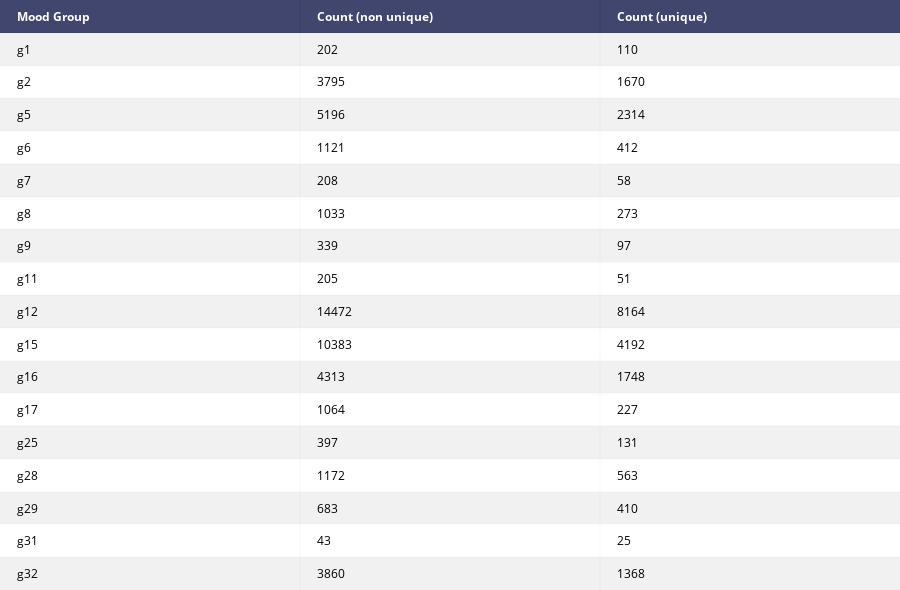

The notebook cell saved with this chart:
### Code cell
count_table = [["Mood Group", "Count (non unique)", "Count (unique)"]]

unique_set = ama_nodup_data[ama_nodup_data["mood_count"] == 1] # Remove rows with more than one label

ama_nodup_data["g16"].value_counts()

for group in groups:
    count_table.append([group, ama_nodup_data[group].value_counts()[1],  unique_set[group].value_counts()[1]])
    
table = ff.create_table(count_table)
iplot(table)

### Figure 1 — Plotly figure (JSON) as saved in the notebook; plotly's stock layout.template omitted (floating-point values rounded to 4 significant figures)
{"data": [{"colorscale": [[0, "#00083e"], [0.5, "#ededee"], [1, "#ffffff"]], "hoverinfo": "none", "opacity": 0.75, "showscale": false, "type": "heatmap", "uid": "0eb91446-bd5f-4b85-b097-ed2390723cc7", "z": [[0, 0, 0], [0.5, 0.5, 0.5], [1, 1, 1], [0.5, 0.5, 0.5], [1, 1, 1], [0.5, 0.5, 0.5], [1, 1, 1], [0.5, 0.5, 0.5], [1, 1, 1], [0.5, 0.5, 0.5], [1, 1, 1], [0.5, 0.5, 0.5], [1, 1, 1], [0.5, 0.5, 0.5], [1, 1, 1], [0.5, 0.5, 0.5], [1, 1, 1], [0.5, 0.5, 0.5]]}], "layout": {"annotations": [{"align": "left", "font": {"color": "#ffffff"}, "showarrow": false, "text": "<b>Mood Group</b>", "x": -0.45, "xanchor": "left", "xref": "x", "y": 0, "yref": "y"}, {"align": "left", "font": {"color": "#ffffff"}, "showarrow": false, "text": "<b>Count (non unique)</b>", "x": 0.55, "xanchor": "left", "xref": "x", "y": 0, "yref": "y"}, {"align": "left", "font": {"color": "#ffffff"}, "showarrow": false, "text": "<b>Count (unique)</b>", "x": 1.55, "xanchor": "left", "xref": "x", "y": 0, "yref": "y"}, {"align": "left", "font": {"color": "#000000"}, "showarrow": false, "text": "g1", "x": -0.45, "xanchor": "left", "xref": "x", "y": 1, "yref": "y"}, {"align": "left", "font": {"color": "#000000"}, "showarrow": false, "text": "202", "x": 0.55, "xanchor": "left", "xref": "x", "y": 1, "yref": "y"}, {"align": "left", "font": {"color": "#000000"}, "showarrow": false, "text": "110", "x": 1.55, "xanchor": "left", "xref": "x", "y": 1, "yref": "y"}, {"align": "left", "font": {"color": "#000000"}, "showarrow": false, "text": "g2", "x": -0.45, "xanchor": "left", "xref": "x", "y": 2, "yref": "y"}, {"align": "left", "font": {"color": "#000000"}, "showarrow": false, "text": "3795", "x": 0.55, "xanchor": "left", "xref": "x", "y": 2, "yref": "y"}, {"align": "left", "font": {"color": "#000000"}, "showarrow": false, "text": "1670", "x": 1.55, "xanchor": "left", "xref": "x", "y": 2, "yref": "y"}, {"align": "left", "font": {"color": "#000000"}, "showarrow": false, "text": "g5", "x": -0.45, "xanchor": "left", "xref": "x", "y": 3, "yref": "y"}, {"align": "left", "font": {"color": "#000000"}, "showarrow": false, "text": "5196", "x": 0.55, "xanchor": "left", "xref": "x", "y": 3, "yref": "y"}, {"align": "left", "font": {"color": "#000000"}, "showarrow": false, "text": "2314", "x": 1.55, "xanchor": "left", "xref": "x", "y": 3, "yref": "y"}, {"align": "left", "font": {"color": "#000000"}, "showarrow": false, "text": "g6", "x": -0.45, "xanchor": "left", "xref": "x", "y": 4, "yref": "y"}, {"align": "left", "font": {"color": "#000000"}, "showarrow": false, "text": "1121", "x": 0.55, "xanchor": "left", "xref": "x", "y": 4, "yref": "y"}, {"align": "left", "font": {"color": "#000000"}, "showarrow": false, "text": "412", "x": 1.55, "xanchor": "left", "xref": "x", "y": 4, "yref": "y"}, {"align": "left", "font": {"color": "#000000"}, "showarrow": false, "text": "g7", "x": -0.45, "xanchor": "left", "xref": "x", "y": 5, "yref": "y"}, {"align": "left", "font": {"color": "#000000"}, "showarrow": false, "text": "208", "x": 0.55, "xanchor": "left", "xref": "x", "y": 5, "yref": "y"}, {"align": "left", "font": {"color": "#000000"}, "showarrow": false, "text": "58", "x": 1.55, "xanchor": "left", "xref": "x", "y": 5, "yref": "y"}, {"align": "left", "font": {"color": "#000000"}, "showarrow": false, "text": "g8", "x": -0.45, "xanchor": "left", "xref": "x", "y": 6, "yref": "y"}, {"align": "left", "font": {"color": "#000000"}, "showarrow": false, "text": "1033", "x": 0.55, "xanchor": "left", "xref": "x", "y": 6, "yref": "y"}, {"align": "left", "font": {"color": "#000000"}, "showarrow": false, "text": "273", "x": 1.55, "xanchor": "left", "xref": "x", "y": 6, "yref": "y"}, {"align": "left", "font": {"color": "#000000"}, "showarrow": false, "text": "g9", "x": -0.45, "xanchor": "left", "xref": "x", "y": 7, "yref": "y"}, {"align": "left", "font": {"color": "#000000"}, "showarrow": false, "text": "339", "x": 0.55, "xanchor": "left", "xref": "x", "y": 7, "yref": "y"}, {"align": "left", "font": {"color": "#000000"}, "showarrow": false, "text": "97", "x": 1.55, "xanchor": "left", "xref": "x", "y": 7, "yref": "y"}, {"align": "left", "font": {"color": "#000000"}, "showarrow": false, "text": "g11", "x": -0.45, "xanchor": "left", "xref": "x", "y": 8, "yref": "y"}, {"align": "left", "font": {"color": "#000000"}, "showarrow": false, "text": "205", "x": 0.55, "xanchor": "left", "xref": "x", "y": 8, "yref": "y"}, {"align": "left", "font": {"color": "#000000"}, "showarrow": false, "text": "51", "x": 1.55, "xanchor": "left", "xref": "x", "y": 8, "yref": "y"}, {"align": "left", "font": {"color": "#000000"}, "showarrow": false, "text": "g12", "x": -0.45, "xanchor": "left", "xref": "x", "y": 9, "yref": "y"}, {"align": "left", "font": {"color": "#000000"}, "showarrow": false, "text": "14472", "x": 0.55, "xanchor": "left", "xref": "x", "y": 9, "yref": "y"}, {"align": "left", "font": {"color": "#000000"}, "showarrow": false, "text": "8164", "x": 1.55, "xanchor": "left", "xref": "x", "y": 9, "yref": "y"}, {"align": "left", "font": {"color": "#000000"}, "showarrow": false, "text": "g15", "x": -0.45, "xanchor": "left", "xref": "x", "y": 10, "yref": "y"}, {"align": "left", "font": {"color": "#000000"}, "showarrow": false, "text": "10383", "x": 0.55, "xanchor": "left", "xref": "x", "y": 10, "yref": "y"}, {"align": "left", "font": {"color": "#000000"}, "showarrow": false, "text": "4192", "x": 1.55, "xanchor": "left", "xref": "x", "y": 10, "yref": "y"}, {"align": "left", "font": {"color": "#000000"}, "showarrow": false, "text": "g16", "x": -0.45, "xanchor": "left", "xref": "x", "y": 11, "yref": "y"}, {"align": "left", "font": {"color": "#000000"}, "showarrow": false, "text": "4313", "x": 0.55, "xanchor": "left", "xref": "x", "y": 11, "yref": "y"}, {"align": "left", "font": {"color": "#000000"}, "showarrow": false, "text": "1748", "x": 1.55, "xanchor": "left", "xref": "x", "y": 11, "yref": "y"}, {"align": "left", "font": {"color": "#000000"}, "showarrow": false, "text": "g17", "x": -0.45, "xanchor": "left", "xref": "x", "y": 12, "yref": "y"}, {"align": "left", "font": {"color": "#000000"}, "showarrow": false, "text": "1064", "x": 0.55, "xanchor": "left", "xref": "x", "y": 12, "yref": "y"}, {"align": "left", "font": {"color": "#000000"}, "showarrow": false, "text": "227", "x": 1.55, "xanchor": "left", "xref": "x", "y": 12, "yref": "y"}, {"align": "left", "font": {"color": "#000000"}, "showarrow": false, "text": "g25", "x": -0.45, "xanchor": "left", "xref": "x", "y": 13, "yref": "y"}, {"align": "left", "font": {"color": "#000000"}, "showarrow": false, "text": "397", "x": 0.55, "xanchor": "left", "xref": "x", "y": 13, "yref": "y"}, {"align": "left", "font": {"color": "#000000"}, "showarrow": false, "text": "131", "x": 1.55, "xanchor": "left", "xref": "x", "y": 13, "yref": "y"}, {"align": "left", "font": {"color": "#000000"}, "showarrow": false, "text": "g28", "x": -0.45, "xanchor": "left", "xref": "x", "y": 14, "yref": "y"}, {"align": "left", "font": {"color": "#000000"}, "showarrow": false, "text": "1172", "x": 0.55, "xanchor": "left", "xref": "x", "y": 14, "yref": "y"}, {"align": "left", "font": {"color": "#000000"}, "showarrow": false, "text": "563", "x": 1.55, "xanchor": "left", "xref": "x", "y": 14, "yref": "y"}, {"align": "left", "font": {"color": "#000000"}, "showarrow": false, "text": "g29", "x": -0.45, "xanchor": "left", "xref": "x", "y": 15, "yref": "y"}, {"align": "left", "font": {"color": "#000000"}, "showarrow": false, "text": "683", "x": 0.55, "xanchor": "left", "xref": "x", "y": 15, "yref": "y"}, {"align": "left", "font": {"color": "#000000"}, "showarrow": false, "text": "410", "x": 1.55, "xanchor": "left", "xref": "x", "y": 15, "yref": "y"}, {"align": "left", "font": {"color": "#000000"}, "showarrow": false, "text": "g31", "x": -0.45, "xanchor": "left", "xref": "x", "y": 16, "yref": "y"}, {"align": "left", "font": {"color": "#000000"}, "showarrow": false, "text": "43", "x": 0.55, "xanchor": "left", "xref": "x", "y": 16, "yref": "y"}, {"align": "left", "font": {"color": "#000000"}, "showarrow": false, "text": "25", "x": 1.55, "xanchor": "left", "xref": "x", "y": 16, "yref": "y"}, {"align": "left", "font": {"color": "#000000"}, "showarrow": false, "text": "g32", "x": -0.45, "xanchor": "left", "xref": "x", "y": 17, "yref": "y"}, {"align": "left", "font": {"color": "#000000"}, "showarrow": false, "text": "3860", "x": 0.55, "xanchor": "left", "xref": "x", "y": 17, "yref": "y"}, {"align": "left", "font": {"color": "#000000"}, "showarrow": false, "text": "1368", "x": 1.55, "xanchor": "left", "xref": "x", "y": 17, "yref": "y"}], "height": 590, "margin": {"b": 0, "l": 0, "r": 0, "t": 0}, "xaxis": {"dtick": 1, "gridwidth": 2, "showticklabels": false, "tick0": -0.5, "ticks": "", "zeroline": false}, "yaxis": {"autorange": "reversed", "dtick": 1, "gridwidth": 2, "showticklabels": false, "tick0": 0.5, "ticks": "", "zeroline": false}}}
